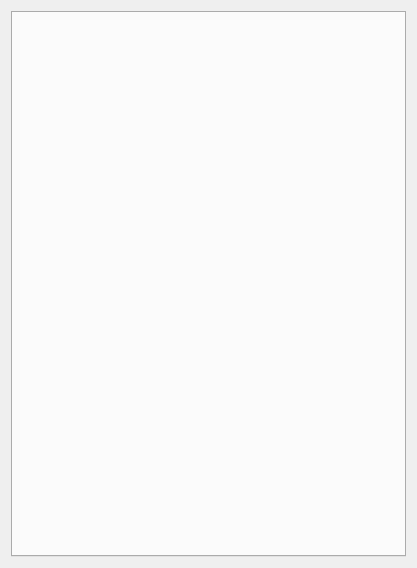
<?xml version="1.0" encoding="UTF-8"?>
<ui version="4.0">
 <class>Form</class>
 <widget class="QWidget" name="Form">
  <property name="geometry">
   <rect>
    <x>0</x>
    <y>0</y>
    <width>417</width>
    <height>568</height>
   </rect>
  </property>
  <property name="windowTitle">
   <string>Form</string>
  </property>
  <layout class="QGridLayout" name="gridLayout">
   <item row="0" column="0">
    <widget class="QTabWidget" name="tab_widget">
     <property name="currentIndex">
      <number>-1</number>
     </property>
    </widget>
   </item>
  </layout>
 </widget>
 <resources/>
 <connections/>
</ui>
